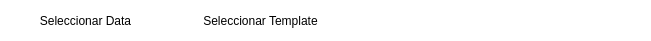
    <widget class="QFrame" name="frm_menu">
     <property name="geometry">
      <rect>
       <x>170</x>
       <y>0</y>
       <width>651</width>
       <height>41</height>
      </rect>
     </property>
     <property name="styleSheet">
      <string notr="true">QFrame{
	background-color:#FFFFFF;
	border-radius: 5px;
}

QPushButton{
	background-color:#FFFFFF;
	border-radius: 5px;
	font: 77 8ptpt &quot;Arial Black&quot;;
}

QPushButton:hover{
	background-color: rgb(244, 246, 249);
	border-radius: 5px;
	font: 77 8pt &quot;Arial Black&quot;;
}
</string>
     </property>
     <property name="frameShape">
      <enum>QFrame::StyledPanel</enum>
     </property>
     <property name="frameShadow">
      <enum>QFrame::Raised</enum>
     </property>
     <widget class="QPushButton" name="btn_close">
      <property name="geometry">
       <rect>
        <x>610</x>
        <y>9</y>
        <width>31</width>
        <height>31</height>
       </rect>
      </property>
      <property name="text">
       <string/>
      </property>
      <property name="icon">
       <iconset>
        <normaloff>GUI/close.png</normaloff>GUI/close.png</iconset>
      </property>
      <property name="iconSize">
       <size>
        <width>20</width>
        <height>20</height>
       </size>
      </property>
     </widget>
     <widget class="QPushButton" name="btn_max">
      <property name="geometry">
       <rect>
        <x>580</x>
        <y>10</y>
        <width>31</width>
        <height>31</height>
       </rect>
      </property>
      <property name="text">
       <string/>
      </property>
      <property name="icon">
       <iconset>
        <normaloff>GUI/max.png</normaloff>GUI/max.png</iconset>
      </property>
      <property name="iconSize">
       <size>
        <width>20</width>
        <height>20</height>
       </size>
      </property>
     </widget>
     <widget class="QPushButton" name="btn_min">
      <property name="geometry">
       <rect>
        <x>550</x>
        <y>10</y>
        <width>31</width>
        <height>31</height>
       </rect>
      </property>
      <property name="text">
       <string/>
      </property>
      <property name="icon">
       <iconset>
        <normaloff>GUI/min.png</normaloff>GUI/min.png</iconset>
      </property>
      <property name="iconSize">
       <size>
        <width>20</width>
        <height>20</height>
       </size>
      </property>
     </widget>
     <widget class="QPushButton" name="btn_select_data">
      <property name="geometry">
       <rect>
        <x>20</x>
        <y>10</y>
        <width>131</width>
        <height>21</height>
       </rect>
      </property>
      <property name="text">
       <string>Seleccionar Data</string>
      </property>
     </widget>
     <widget class="QPushButton" name="btn_select_template">
      <property name="geometry">
       <rect>
        <x>180</x>
        <y>10</y>
        <width>161</width>
        <height>21</height>
       </rect>
      </property>
      <property name="text">
       <string>Seleccionar Template</string>
      </property>
     </widget>
    </widget>
